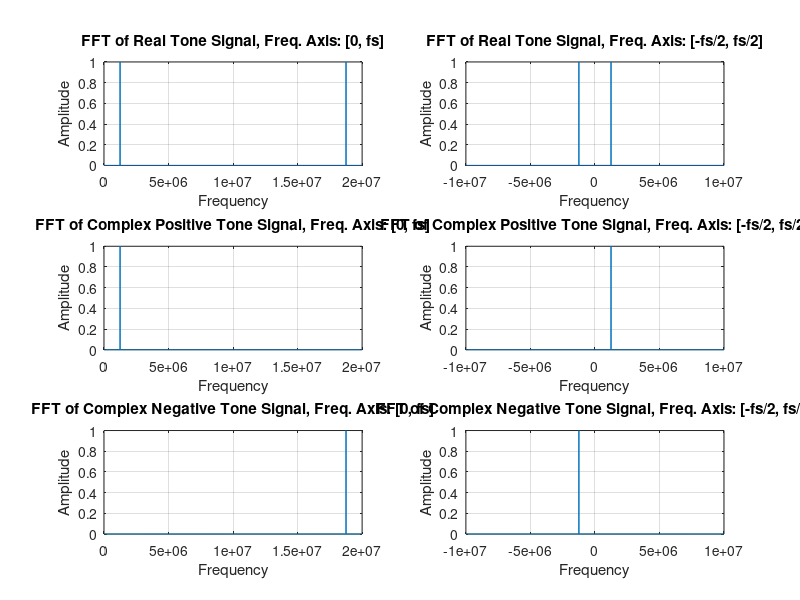

Recreate this plot in MATLAB.
% Turker's notebook on FFT
%
% Turker Dolapci
% 2024.05.29
%
clear all 	% clears everything in workspace
close all	% closes if there is something (e.g. figures)
clc 		% clears command window
fs= 20*1e6; %sampling rate

numsamp=4000;%number of samples to be generated
t= (0:(1/fs):((numsamp-1)/fs)).'; %time vector

%t_dur= 2*1e-4; %time length of the signal
%t= (0:(1/fs):t_dur).'; %time vector

fftlen=length(t); %length of fft, equal to number of samples for full resolution
df=fs/fftlen; %frequency resolution of fft

faxis=(0:df:(fs-df)).'; %frequency values of fft outputs, 0 to fs

%fc= 4e6; % frequency of the signal to be generated
fc= faxis(250) % frequency of the signal to be generated

real_tone= exp(j*2*pi*fc*t)+exp(-j*2*pi*fc*t); %cos(2*pi*fc*t) (LEARN EULER'S FORMULA)
fftof_real_tone=abs(fft(real_tone,fftlen))/fftlen;

figure;
subplot(3,2,1)
plot(faxis,fftof_real_tone)
title('FFT of Real Tone Signal, Freq. Axis: [0, fs/2]')
ylabel('Amplitude')
xlabel('Frequency')
xlim([0,fs/2])
grid on;
pause;
title('FFT of Real Tone Signal, Freq. Axis: [0, fs]')
xlim([0,fs])
grid on;
pause;

complex_tone_pos= exp(j*2*pi*fc*t);
fftof_complex_tone_pos=abs(fft(complex_tone_pos,fftlen))/fftlen;

subplot(3,2,3)
plot(faxis,fftof_complex_tone_pos)
title('FFT of Complex Positive Tone Signal, Freq. Axis: [0, fs]')
ylabel('Amplitude')
xlabel('Frequency')
grid on;
pause;

complex_tone_neg= exp(-j*2*pi*fc*t);
fftof_complex_tone_neg=abs(fft(complex_tone_neg,fftlen))/fftlen;

subplot(3,2,5)
plot(faxis,fftof_complex_tone_neg)
title('FFT of Complex Negative Tone Signal, Freq. Axis: [0, fs]')
ylabel('Amplitude')
xlabel('Frequency')
grid on;
pause;

%% FFTSHIFT
a_oddnumel=1:5 %random vector, odd number of elements
fftshift_a_oddnumel=fftshift(a_oddnumel) %see what happens with fftshift
pause;

b_evennumel=1:6 %random vector, even number of elements
fftshift_b_evennumel=fftshift(b_evennumel) %see what happens with fftshift

faxis_shifted= (((-fs/2):df:((fs/2)-df)) + (mod(fftlen,2)*df)/2).'; %frequency values of fft outputs, -0.5fs to 0.5fs
fftof_real_tone_shifted=fftshift(fftof_real_tone);
fftof_complex_tone_pos_shifted=fftshift(fftof_complex_tone_pos);
fftof_complex_tone_neg_shifted=fftshift(fftof_complex_tone_neg);

subplot(3,2,2)
plot(faxis_shifted,fftof_real_tone_shifted)
title('FFT of Real Tone Signal, Freq. Axis: [-fs/2, fs/2]')
ylabel('Amplitude')
xlabel('Frequency')
grid on;
pause;

subplot(3,2,4)
plot(faxis_shifted,fftof_complex_tone_pos_shifted)
title('FFT of Complex Positive Tone Signal, Freq. Axis: [-fs/2, fs/2]')
ylabel('Amplitude')
xlabel('Frequency')
grid on;
pause;

subplot(3,2,6)
plot(faxis_shifted,fftof_complex_tone_neg_shifted)
title('FFT of Complex Negative Tone Signal, Freq. Axis: [-fs/2, fs/2]')
ylabel('Amplitude')
xlabel('Frequency')
grid on;

%I always prefer to plot the spectrum by using fftshift
%It is sometimes confusing to understand whether it is shifted or not
% x is the signal to be analyzed and sampling rate is fs
% fftlen=length(x); %number of fft bins for full resolution
% fft_x=abs(fftshift(fft(x,fftlen)))/fftlen; %magnitude of the fft of x
% fft_x_dBscale=20*log10(fft_x); %magnitude of the fft of x in dB scale
% df=fs/fftlen; %frequency resolution (frequency bin width)
% freqaxis= (((-fs/2):df:((fs/2)-df)) + (mod(fftlen,2)*df)/2).'; %frequency axis
